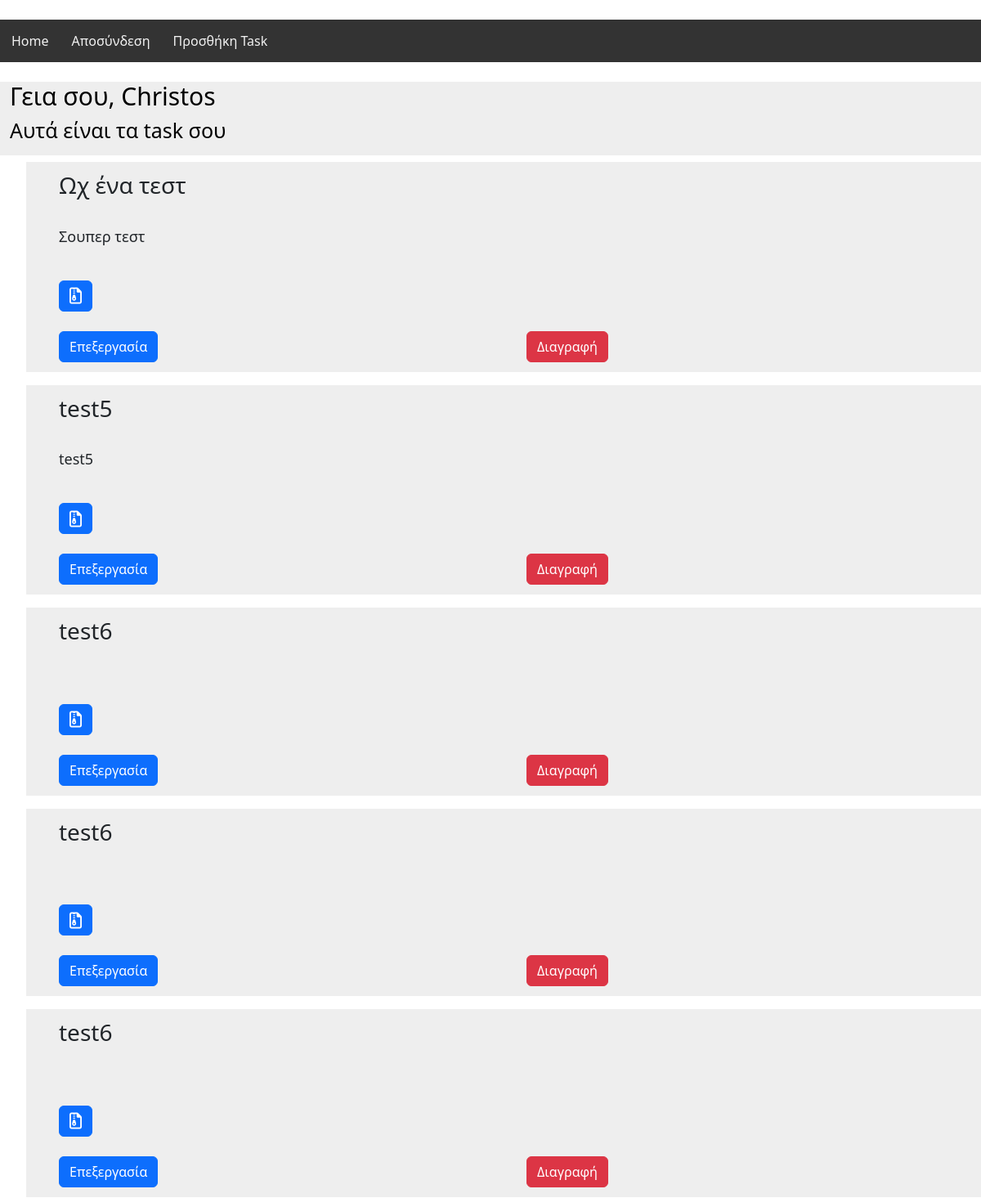
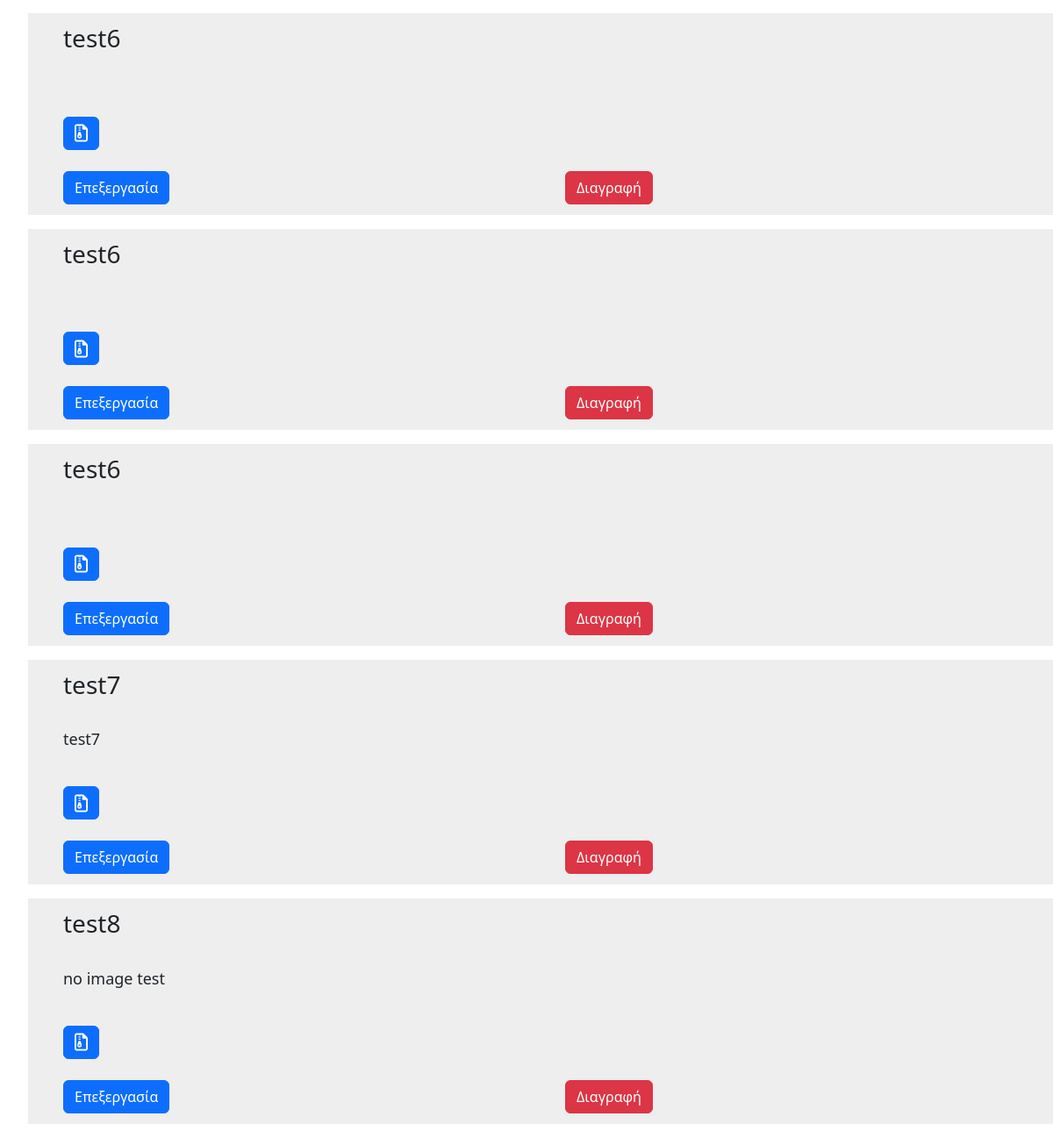
Screenshot of /home.php (signed in) with the database file from the repository (2 pictures, top to bottom).
### tables this page shows
CREATE TABLE `tasks` (
  `task_id` int(11) NOT NULL,
  `user_id` int(11) NOT NULL,
  `task_title` varchar(150) NOT NULL,
  `task_desc` text NOT NULL,
  `task_media` text NOT NULL
);

### home.php (the view, shortened to what this page needs)
<!DOCTYPE html>
<html lang="en">
<head>
    <link rel="stylesheet" href="global.css">
    <link rel="stylesheet" href="global.css">
    <link rel="stylesheet" href="home.css">
    <link href="https://cdn.jsdelivr.net/npm/bootstrap@5.3.2/dist/css/bootstrap.min.css" rel="stylesheet">
</head>
<body>
<?php
if(isset($_SESSION['ses_user_id'])){ ?>
           <br>
         <div id="navbar">
                <a href="home.php">Home</a>
                <a href="logout.php">Αποσύνδεση</a>
                <a href="new.php">Προσθήκη Task</a>
          </div>
              <br>
    <div class ="container-fluid">
        <div class="row ">
            <div class="col hellobar pb-2 mb-2">
                <h1 class="hellouser">Γεια σου, <?php print $_SESSION['ses_user_name']?></h1>
                <h2 class="hellouser2"> Αυτά είναι τα task σου</h2>
            </div>
        </div>
    </div>
        <?php
        include("conn.php");
        $sqltasks = "SELECT * FROM tasks";
        $result = $conn->query($sqltasks);
        if($result->num_rows>0){
            while($ttable = $result->fetch_assoc()){
            $ttid = $ttable['task_id'];
            $tasktitle = $ttable['task_title'];
            $taskdescription = $ttable['task_desc'];
            $taskmediafile = 'Files/'.$ttable['task_media'];
            $mediafilepath = $ttable['task_media']; ?>
      <div class="row">
            <div class="col">
                <ul>
                   <li>
                        <div><h3><?php echo $tasktitle?></h3></div>
                    </li>
                    <li>
                        <div><p><?php echo $taskdescription?></p></div>
                    </li>
                    <li><?php
                         if($taskmediafile!=""){
                            echo '<div><a href="'.$taskmediafile.'" class="btn btn-primary" target="_blank"><i class="fa-regular fa-file-zipper fa-lg" id="mediadonwload"></i></a></div>';
                              }
                             ?>
                    </li>
                    <li>
                        <div class="row">
                            <div class="col">
                                <a class="btn btn-primary" href="edit.php?id=<?php echo $ttid; ?>">Επεξεργασία</a>
                        </div>
                        <div class="col">
                        <form action="delete.php" method="POST">
                            <button type="submit" class="btn btn-danger">Διαγραφή</button>
                        </form>
                        </div>
                    </li>
                </ul>
            </div>
        </div>
    <?php }
        }
        ?>
    <?php }else{
     header("location:login.php");
    }?>
</body>
</html>

### global.css (style rules this page uses)
#navbar { overflow: hidden; background-color: #333; }
#navbar a { float: left; display: block; color: #f2f2f2; text-align: center; padding: 14px; text-decoration: none; }

### home.css (style rules this page uses)
.hellobar { background-color: #eee; width: 100%; color: #000000; }
.hellouser { font-weight: 500; font-size: 30px; }
.hellouser2 { font-weight: 400; font-size: 25px; }
ul { margin: 0; padding: 0; list-style-type: none; }
ul li { cursor: pointer; position: static; padding: 12px 8px 12px 40px; background: #eee; font-size: 18px; transition: 0.2s; -webkit-user-select: none; -moz-user-select: none; -ms-user-select: none; user-select: none; }

### rows the page displays
tasks: task_title "Ωχ ένα τεστ", task_desc "Σουπερ τεστ"
tasks: task_title "test5", task_desc "test5"
tasks: task_title "test6"
tasks: task_title "test6"
tasks: task_title "test6"
tasks: task_title "test6"
tasks: task_title "test6"
tasks: task_title "test6"
tasks: task_title "test7", task_desc "test7"
tasks: task_title "test8", task_desc "no image test"

### other values shown
$_SESSION['ses_user_name'] "Christos"
